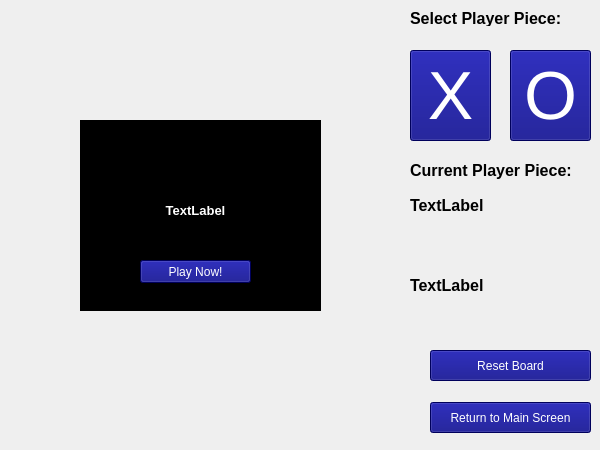
<?xml version="1.0" encoding="UTF-8"?>
<ui version="4.0">
 <class>ticTacToe</class>
 <widget class="QWidget" name="ticTacToe">
  <property name="geometry">
   <rect>
    <x>0</x>
    <y>0</y>
    <width>600</width>
    <height>450</height>
   </rect>
  </property>
  <property name="minimumSize">
   <size>
    <width>600</width>
    <height>450</height>
   </size>
  </property>
  <property name="maximumSize">
   <size>
    <width>600</width>
    <height>450</height>
   </size>
  </property>
  <property name="windowTitle">
   <string>Tic Tac Toe</string>
  </property>
  <widget class="QWidget" name="gridLayoutWidget">
   <property name="geometry">
    <rect>
     <x>0</x>
     <y>-10</y>
     <width>401</width>
     <height>461</height>
    </rect>
   </property>
   <layout class="QGridLayout" name="ticTacToeLayout">
    <property name="spacing">
     <number>1</number>
    </property>
   </layout>
  </widget>
  <widget class="QPushButton" name="mainScreen">
   <property name="geometry">
    <rect>
     <x>430</x>
     <y>402</y>
     <width>161</width>
     <height>31</height>
    </rect>
   </property>
   <property name="styleSheet">
    <string notr="true">background-color: rgb(0, 0, 127);color: rgb(255, 255, 255);</string>
   </property>
   <property name="text">
    <string>Return to Main Screen</string>
   </property>
  </widget>
  <widget class="QPushButton" name="playerX">
   <property name="geometry">
    <rect>
     <x>410</x>
     <y>50</y>
     <width>81</width>
     <height>91</height>
    </rect>
   </property>
   <property name="font">
    <font>
     <pointsize>51</pointsize>
    </font>
   </property>
   <property name="styleSheet">
    <string notr="true">background-color: rgb(0, 0, 127);color: rgb(255, 255, 255);</string>
   </property>
   <property name="text">
    <string>X</string>
   </property>
  </widget>
  <widget class="QPushButton" name="playerO">
   <property name="geometry">
    <rect>
     <x>510</x>
     <y>50</y>
     <width>81</width>
     <height>91</height>
    </rect>
   </property>
   <property name="font">
    <font>
     <pointsize>51</pointsize>
    </font>
   </property>
   <property name="styleSheet">
    <string notr="true">background-color: rgb(0, 0, 127);color: rgb(255, 255, 255);</string>
   </property>
   <property name="text">
    <string>O</string>
   </property>
  </widget>
  <widget class="QPushButton" name="resetButton">
   <property name="geometry">
    <rect>
     <x>430</x>
     <y>350</y>
     <width>161</width>
     <height>31</height>
    </rect>
   </property>
   <property name="styleSheet">
    <string notr="true">background-color: rgb(0, 0, 127);color: rgb(255, 255, 255);</string>
   </property>
   <property name="text">
    <string>Reset Board</string>
   </property>
  </widget>
  <widget class="QLabel" name="selectPlayerPieceLabel">
   <property name="geometry">
    <rect>
     <x>410</x>
     <y>10</y>
     <width>181</width>
     <height>16</height>
    </rect>
   </property>
   <property name="font">
    <font>
     <pointsize>12</pointsize>
     <weight>75</weight>
     <bold>true</bold>
    </font>
   </property>
   <property name="text">
    <string>Select Player Piece:</string>
   </property>
  </widget>
  <widget class="QGroupBox" name="promptWindow">
   <property name="geometry">
    <rect>
     <x>80</x>
     <y>120</y>
     <width>241</width>
     <height>191</height>
    </rect>
   </property>
   <property name="palette">
    <palette>
     <active>
      <colorrole role="WindowText">
       <brush brushstyle="SolidPattern">
        <color alpha="255">
         <red>255</red>
         <green>255</green>
         <blue>255</blue>
        </color>
       </brush>
      </colorrole>
      <colorrole role="Button">
       <brush brushstyle="SolidPattern">
        <color alpha="255">
         <red>0</red>
         <green>0</green>
         <blue>0</blue>
        </color>
       </brush>
      </colorrole>
      <colorrole role="Light">
       <brush brushstyle="SolidPattern">
        <color alpha="255">
         <red>0</red>
         <green>0</green>
         <blue>0</blue>
        </color>
       </brush>
      </colorrole>
      <colorrole role="Midlight">
       <brush brushstyle="SolidPattern">
        <color alpha="255">
         <red>0</red>
         <green>0</green>
         <blue>0</blue>
        </color>
       </brush>
      </colorrole>
      <colorrole role="Dark">
       <brush brushstyle="SolidPattern">
        <color alpha="255">
         <red>0</red>
         <green>0</green>
         <blue>0</blue>
        </color>
       </brush>
      </colorrole>
      <colorrole role="Mid">
       <brush brushstyle="SolidPattern">
        <color alpha="255">
         <red>0</red>
         <green>0</green>
         <blue>0</blue>
        </color>
       </brush>
      </colorrole>
      <colorrole role="Text">
       <brush brushstyle="SolidPattern">
        <color alpha="255">
         <red>255</red>
         <green>255</green>
         <blue>255</blue>
        </color>
       </brush>
      </colorrole>
      <colorrole role="BrightText">
       <brush brushstyle="SolidPattern">
        <color alpha="255">
         <red>255</red>
         <green>255</green>
         <blue>255</blue>
        </color>
       </brush>
      </colorrole>
      <colorrole role="ButtonText">
       <brush brushstyle="SolidPattern">
        <color alpha="255">
         <red>255</red>
         <green>255</green>
         <blue>255</blue>
        </color>
       </brush>
      </colorrole>
      <colorrole role="Base">
       <brush brushstyle="SolidPattern">
        <color alpha="255">
         <red>0</red>
         <green>0</green>
         <blue>0</blue>
        </color>
       </brush>
      </colorrole>
      <colorrole role="Window">
       <brush brushstyle="SolidPattern">
        <color alpha="255">
         <red>0</red>
         <green>0</green>
         <blue>0</blue>
        </color>
       </brush>
      </colorrole>
      <colorrole role="Shadow">
       <brush brushstyle="SolidPattern">
        <color alpha="255">
         <red>0</red>
         <green>0</green>
         <blue>0</blue>
        </color>
       </brush>
      </colorrole>
      <colorrole role="AlternateBase">
       <brush brushstyle="SolidPattern">
        <color alpha="255">
         <red>0</red>
         <green>0</green>
         <blue>0</blue>
        </color>
       </brush>
      </colorrole>
      <colorrole role="ToolTipBase">
       <brush brushstyle="SolidPattern">
        <color alpha="255">
         <red>255</red>
         <green>255</green>
         <blue>220</blue>
        </color>
       </brush>
      </colorrole>
      <colorrole role="ToolTipText">
       <brush brushstyle="SolidPattern">
        <color alpha="255">
         <red>0</red>
         <green>0</green>
         <blue>0</blue>
        </color>
       </brush>
      </colorrole>
     </active>
     <inactive>
      <colorrole role="WindowText">
       <brush brushstyle="SolidPattern">
        <color alpha="255">
         <red>255</red>
         <green>255</green>
         <blue>255</blue>
        </color>
       </brush>
      </colorrole>
      <colorrole role="Button">
       <brush brushstyle="SolidPattern">
        <color alpha="255">
         <red>0</red>
         <green>0</green>
         <blue>0</blue>
        </color>
       </brush>
      </colorrole>
      <colorrole role="Light">
       <brush brushstyle="SolidPattern">
        <color alpha="255">
         <red>0</red>
         <green>0</green>
         <blue>0</blue>
        </color>
       </brush>
      </colorrole>
      <colorrole role="Midlight">
       <brush brushstyle="SolidPattern">
        <color alpha="255">
         <red>0</red>
         <green>0</green>
         <blue>0</blue>
        </color>
       </brush>
      </colorrole>
      <colorrole role="Dark">
       <brush brushstyle="SolidPattern">
        <color alpha="255">
         <red>0</red>
         <green>0</green>
         <blue>0</blue>
        </color>
       </brush>
      </colorrole>
      <colorrole role="Mid">
       <brush brushstyle="SolidPattern">
        <color alpha="255">
         <red>0</red>
         <green>0</green>
         <blue>0</blue>
        </color>
       </brush>
      </colorrole>
      <colorrole role="Text">
       <brush brushstyle="SolidPattern">
        <color alpha="255">
         <red>255</red>
         <green>255</green>
         <blue>255</blue>
        </color>
       </brush>
      </colorrole>
      <colorrole role="BrightText">
       <brush brushstyle="SolidPattern">
        <color alpha="255">
         <red>255</red>
         <green>255</green>
         <blue>255</blue>
        </color>
       </brush>
      </colorrole>
      <colorrole role="ButtonText">
       <brush brushstyle="SolidPattern">
        <color alpha="255">
         <red>255</red>
         <green>255</green>
         <blue>255</blue>
        </color>
       </brush>
      </colorrole>
      <colorrole role="Base">
       <brush brushstyle="SolidPattern">
        <color alpha="255">
         <red>0</red>
         <green>0</green>
         <blue>0</blue>
        </color>
       </brush>
      </colorrole>
      <colorrole role="Window">
       <brush brushstyle="SolidPattern">
        <color alpha="255">
         <red>0</red>
         <green>0</green>
         <blue>0</blue>
        </color>
       </brush>
      </colorrole>
      <colorrole role="Shadow">
       <brush brushstyle="SolidPattern">
        <color alpha="255">
         <red>0</red>
         <green>0</green>
         <blue>0</blue>
        </color>
       </brush>
      </colorrole>
      <colorrole role="AlternateBase">
       <brush brushstyle="SolidPattern">
        <color alpha="255">
         <red>0</red>
         <green>0</green>
         <blue>0</blue>
        </color>
       </brush>
      </colorrole>
      <colorrole role="ToolTipBase">
       <brush brushstyle="SolidPattern">
        <color alpha="255">
         <red>255</red>
         <green>255</green>
         <blue>220</blue>
        </color>
       </brush>
      </colorrole>
      <colorrole role="ToolTipText">
       <brush brushstyle="SolidPattern">
        <color alpha="255">
         <red>0</red>
         <green>0</green>
         <blue>0</blue>
        </color>
       </brush>
      </colorrole>
     </inactive>
     <disabled>
      <colorrole role="WindowText">
       <brush brushstyle="SolidPattern">
        <color alpha="255">
         <red>0</red>
         <green>0</green>
         <blue>0</blue>
        </color>
       </brush>
      </colorrole>
      <colorrole role="Button">
       <brush brushstyle="SolidPattern">
        <color alpha="255">
         <red>0</red>
         <green>0</green>
         <blue>0</blue>
        </color>
       </brush>
      </colorrole>
      <colorrole role="Light">
       <brush brushstyle="SolidPattern">
        <color alpha="255">
         <red>0</red>
         <green>0</green>
         <blue>0</blue>
        </color>
       </brush>
      </colorrole>
      <colorrole role="Midlight">
       <brush brushstyle="SolidPattern">
        <color alpha="255">
         <red>0</red>
         <green>0</green>
         <blue>0</blue>
        </color>
       </brush>
      </colorrole>
      <colorrole role="Dark">
       <brush brushstyle="SolidPattern">
        <color alpha="255">
         <red>0</red>
         <green>0</green>
         <blue>0</blue>
        </color>
       </brush>
      </colorrole>
      <colorrole role="Mid">
       <brush brushstyle="SolidPattern">
        <color alpha="255">
         <red>0</red>
         <green>0</green>
         <blue>0</blue>
        </color>
       </brush>
      </colorrole>
      <colorrole role="Text">
       <brush brushstyle="SolidPattern">
        <color alpha="255">
         <red>0</red>
         <green>0</green>
         <blue>0</blue>
        </color>
       </brush>
      </colorrole>
      <colorrole role="BrightText">
       <brush brushstyle="SolidPattern">
        <color alpha="255">
         <red>255</red>
         <green>255</green>
         <blue>255</blue>
        </color>
       </brush>
      </colorrole>
      <colorrole role="ButtonText">
       <brush brushstyle="SolidPattern">
        <color alpha="255">
         <red>0</red>
         <green>0</green>
         <blue>0</blue>
        </color>
       </brush>
      </colorrole>
      <colorrole role="Base">
       <brush brushstyle="SolidPattern">
        <color alpha="255">
         <red>0</red>
         <green>0</green>
         <blue>0</blue>
        </color>
       </brush>
      </colorrole>
      <colorrole role="Window">
       <brush brushstyle="SolidPattern">
        <color alpha="255">
         <red>0</red>
         <green>0</green>
         <blue>0</blue>
        </color>
       </brush>
      </colorrole>
      <colorrole role="Shadow">
       <brush brushstyle="SolidPattern">
        <color alpha="255">
         <red>0</red>
         <green>0</green>
         <blue>0</blue>
        </color>
       </brush>
      </colorrole>
      <colorrole role="AlternateBase">
       <brush brushstyle="SolidPattern">
        <color alpha="255">
         <red>0</red>
         <green>0</green>
         <blue>0</blue>
        </color>
       </brush>
      </colorrole>
      <colorrole role="ToolTipBase">
       <brush brushstyle="SolidPattern">
        <color alpha="255">
         <red>255</red>
         <green>255</green>
         <blue>220</blue>
        </color>
       </brush>
      </colorrole>
      <colorrole role="ToolTipText">
       <brush brushstyle="SolidPattern">
        <color alpha="255">
         <red>0</red>
         <green>0</green>
         <blue>0</blue>
        </color>
       </brush>
      </colorrole>
     </disabled>
    </palette>
   </property>
   <property name="title">
    <string/>
   </property>
   <widget class="QPushButton" name="playNowButton">
    <property name="geometry">
     <rect>
      <x>60</x>
      <y>140</y>
      <width>111</width>
      <height>23</height>
     </rect>
    </property>
    <property name="styleSheet">
     <string notr="true">background-color: rgb(0, 0, 127);color: rgb(255, 255, 255);</string>
    </property>
    <property name="text">
     <string>Play Now!</string>
    </property>
   </widget>
   <widget class="QLabel" name="backgroundWindow">
    <property name="geometry">
     <rect>
      <x>0</x>
      <y>0</y>
      <width>241</width>
      <height>191</height>
     </rect>
    </property>
    <property name="styleSheet">
     <string notr="true">background-color: rgb(0, 0, 0);
color: rgb(255, 255, 255);</string>
    </property>
    <property name="text">
     <string/>
    </property>
   </widget>
   <widget class="QLabel" name="gameInfoLabel">
    <property name="geometry">
     <rect>
      <x>10</x>
      <y>50</y>
      <width>211</width>
      <height>81</height>
     </rect>
    </property>
    <property name="font">
     <font>
      <pointsize>10</pointsize>
      <weight>75</weight>
      <bold>true</bold>
     </font>
    </property>
    <property name="text">
     <string>TextLabel</string>
    </property>
    <property name="alignment">
     <set>Qt::AlignCenter</set>
    </property>
   </widget>
   <widget class="QLabel" name="winLabel">
    <property name="geometry">
     <rect>
      <x>20</x>
      <y>30</y>
      <width>211</width>
      <height>21</height>
     </rect>
    </property>
    <property name="font">
     <font>
      <pointsize>10</pointsize>
      <weight>75</weight>
      <bold>true</bold>
     </font>
    </property>
    <property name="text">
     <string/>
    </property>
    <property name="alignment">
     <set>Qt::AlignCenter</set>
    </property>
   </widget>
   <zorder>backgroundWindow</zorder>
   <zorder>playNowButton</zorder>
   <zorder>gameInfoLabel</zorder>
   <zorder>winLabel</zorder>
  </widget>
  <widget class="QLabel" name="currPlayerPieceLabelDisplay">
   <property name="geometry">
    <rect>
     <x>410</x>
     <y>150</y>
     <width>181</width>
     <height>41</height>
    </rect>
   </property>
   <property name="font">
    <font>
     <pointsize>12</pointsize>
     <weight>75</weight>
     <bold>true</bold>
    </font>
   </property>
   <property name="text">
    <string>Current Player Piece: </string>
   </property>
  </widget>
  <widget class="QLabel" name="currPlayerPiece">
   <property name="geometry">
    <rect>
     <x>410</x>
     <y>190</y>
     <width>101</width>
     <height>31</height>
    </rect>
   </property>
   <property name="font">
    <font>
     <pointsize>12</pointsize>
     <weight>75</weight>
     <bold>true</bold>
    </font>
   </property>
   <property name="text">
    <string>TextLabel</string>
   </property>
  </widget>
  <widget class="QLabel" name="whoGoesLabel">
   <property name="geometry">
    <rect>
     <x>410</x>
     <y>250</y>
     <width>171</width>
     <height>71</height>
    </rect>
   </property>
   <property name="font">
    <font>
     <pointsize>12</pointsize>
     <weight>75</weight>
     <bold>true</bold>
    </font>
   </property>
   <property name="text">
    <string>TextLabel</string>
   </property>
  </widget>
 </widget>
 <resources/>
 <connections/>
</ui>
